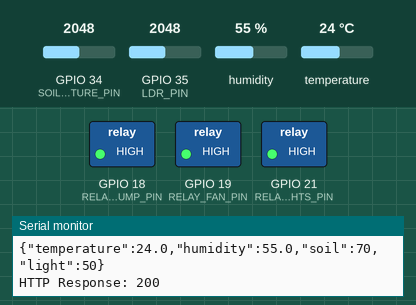
This sketch was run on a simulated ESP32. On the bench: switched loads named in the sketch (green lamp = pin HIGH), the last lines printed to the serial monitor. Inputs (shaded band) come from the test bench; at power-on: temperature 24 °C, GPIO 35 (LDR_PIN) = 2048, GPIO 34 (SOIL_MOISTURE_PIN) = 2048, humidity 55 %. WiFi joins after 1.5 s; servers stay silent unless stated; uploads are accepted with an empty reply.

Above: at 2.7 s.
2.8 s: temperature set to 29 °C
7.2 s: temperature set to 32 °C
At 10.8 s:
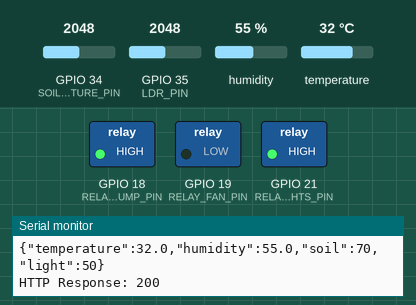
11.5 s: GPIO 35 (LDR_PIN) set to 1263
14.2 s: GPIO 35 (LDR_PIN) set to 1178
At 17.1 s:
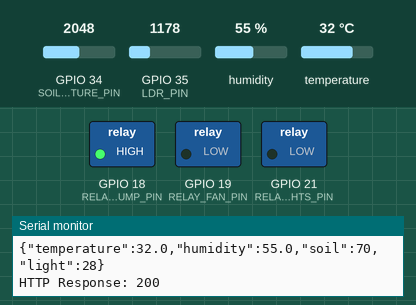
17.5 s: temperature set to 12 °C
At 19.3 s:
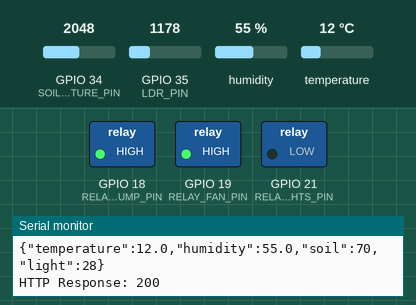
20.2 s: GPIO 34 (SOIL_MOISTURE_PIN) set to 2912
23.2 s: GPIO 34 (SOIL_MOISTURE_PIN) set to 2973
At 24.4 s:
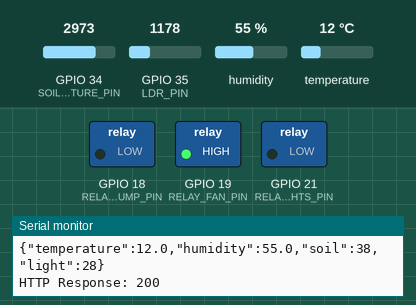
Timing chart, 0 to 26.2 s (numbered marks = the images above; inputs shaded):
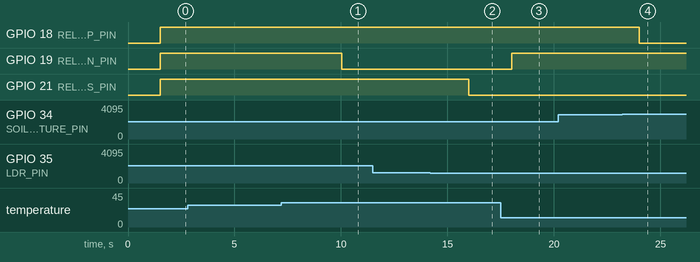

The sketch:

smart_greenhouse.ino
```cpp
#include <Arduino.h>
#include <DHT.h>

#include <WiFi.h>
#include <HTTPClient.h>


// --- Pin Configurations ---
#define DHTPIN 23
#define DHTTYPE DHT11

#define SOIL_MOISTURE_PIN 34  // Analog pin for soil sensor
#define LDR_PIN 35           // Analog pin for light sensor

#define RELAY_PUMP_PIN 18
#define RELAY_FAN_PIN 19
#define RELAY_LIGHTS_PIN 21

// ---------- Wi-Fi Credentials ----------
const char* ssid = "Gaurav";
const char* password = "12345678";

// Flask API URL
const char* serverURL = "http://10.126.217.28:5000/update";
// --- Automation Thresholds ---
const float TEMP_THRESHOLD_HIGH = 30.0; // Turn fan on above 30°C
const int SOIL_THRESHOLD_LOW    = 40;   // Turn pump on below 40%
const int LIGHT_THRESHOLD_LOW   = 30;   // Turn lights on below 30% percentage

// --- Timing Constants ---
const unsigned long POLLING_INTERVAL = 2000; // Poll sensors every 2 seconds
unsigned long lastPollTime = 0;

DHT dht(DHTPIN, DHTTYPE);

// --- Function Declarations ---
void readSensors(float &temp, float &humidity, int &soilMoisture, int &lightIntensity);
void executeAutomationLogic(float temp, int soilMoisture, int lightIntensity);
void sendDataToServer(float temp, float humidity, int soil, int light);

void setup() {
    Serial.begin(115200);

    WiFi.begin(ssid, password);

    Serial.print("Connecting to WiFi");

    while (WiFi.status() != WL_CONNECTED) {
      delay(500);
      Serial.print(".");
    }

Serial.println();
Serial.println("WiFi Connected!");
Serial.print("ESP32 IP Address: ");
Serial.println(WiFi.localIP());

    // Initialize Sensor
    dht.begin();

    // Initialize Actuator Pins as Output
    pinMode(RELAY_PUMP_PIN, OUTPUT);
    pinMode(RELAY_FAN_PIN, OUTPUT);
    pinMode(RELAY_LIGHTS_PIN, OUTPUT);

    //  all actuators are OFF initially
    digitalWrite(RELAY_PUMP_PIN, HIGH);
    digitalWrite(RELAY_FAN_PIN, HIGH);
    digitalWrite(RELAY_LIGHTS_PIN, HIGH);

    Serial.println("Greenhouse Automation System Initialized Successfully.");
}

void loop() {
    unsigned long currentMillis = millis();


    if (currentMillis - lastPollTime >= POLLING_INTERVAL) {
        lastPollTime = currentMillis;

        float temperature = 0.0;
        float humidity = 0.0;
        int soilMoisture = 0;
        int lightIntensity = 0;

        readSensors(temperature, humidity, soilMoisture, lightIntensity);
        executeAutomationLogic(temperature, soilMoisture, lightIntensity);
        if (!isnan(temperature) && !isnan(humidity)){

    sendDataToServer(
        temperature,
        humidity,
        soilMoisture,
        lightIntensity
    );
}
else
{
    Serial.println("DHT read failed. Skipping HTTP request.");
}
    }
}

/**
 * @brief Reads data from environmental sensors and maps analog values to percentages.
 */
void readSensors(float &temp, float &humidity, int &soilMoisture, int &lightIntensity) {
    temp = dht.readTemperature();
    humidity = dht.readHumidity();

    // Read and map Soil Moisture (0-4095 on ESP32 ADC) -> 0% to 100%
    // Note: Calibrate 3500 (dry) and 1500 (wet) values based on your specific sensor hardware
    int rawSoil = analogRead(SOIL_MOISTURE_PIN);
    soilMoisture = map(rawSoil, 4095, 1200, 0, 100);
    soilMoisture = constrain(soilMoisture, 0, 100);

    // Read and map Ambient Light
    int rawLDR = analogRead(LDR_PIN);
    lightIntensity = map(rawLDR, 0, 4095, 0, 100);

    // Error Checking
    if (isnan(temp) || isnan(humidity)) {
        Serial.println("Warning: Failed to read from DHT sensor!");
    }
}

/**
 * @brief Implements automation control loop using active-low relay logic.
 */
void executeAutomationLogic(float temp, int soilMoisture, int lightIntensity) {
    Serial.printf("\n--- Telemetry: Temp: %.1f°C | Soil: %d%% | Light: %d%% ---\n", temp, soilMoisture, lightIntensity);

    // 1. Ventilation Control (Fan)
    if (temp > TEMP_THRESHOLD_HIGH) {
        digitalWrite(RELAY_FAN_PIN, LOW); // Turn ON Fan
        Serial.println("[ACTUATOR] High Temperature Detected! Fan turned ON.");
    } else {
        digitalWrite(RELAY_FAN_PIN, HIGH); // Turn OFF Fan
    }

    // 2. Irrigation Control (Water Pump)
    if (soilMoisture < SOIL_THRESHOLD_LOW) {
        digitalWrite(RELAY_PUMP_PIN, LOW); // Turn ON Pump
        Serial.println("[ACTUATOR] Low Soil Moisture Detected! Irrigation Loop Active.");
    } else {
        digitalWrite(RELAY_PUMP_PIN, HIGH); // Turn OFF Pump
    }

    // 3. Lighting Control (Grow Lights)
    if (lightIntensity < LIGHT_THRESHOLD_LOW) {
        digitalWrite(RELAY_LIGHTS_PIN, LOW); // Turn ON Artificial Lights
        Serial.println("[ACTUATOR] Low Ambient Light Detected! Lighting System Active.");
    } else {
        digitalWrite(RELAY_LIGHTS_PIN, HIGH); // Turn OFF Lights
    }
}

void sendDataToServer(float temp, float humidity, int soil, int light)
{
    if (WiFi.status() == WL_CONNECTED)
    {
        HTTPClient http;

        http.begin(serverURL);

        http.addHeader("Content-Type", "application/json");

        String jsonData = "{";
        jsonData += "\"temperature\":" + String(temp, 1) + ",";
        jsonData += "\"humidity\":" + String(humidity, 1) + ",";
        jsonData += "\"soil\":" + String(soil) + ",";
        jsonData += "\"light\":" + String(light);
        jsonData += "}";


        Serial.println("Sending JSON:");
        Serial.println(jsonData);

        int httpResponseCode = http.POST(jsonData);

        Serial.print("HTTP Response: ");
        Serial.println(httpResponseCode);

        http.end();
    }
    else
    {
        Serial.println("WiFi Disconnected");
    }
}
```

Measured:
- the behaviour switches between 30 and 31 °C on temperature (found by bisection; images 0 and 1)
- the behaviour switches between 1229 and 1228 on GPIO 35 (LDR_PIN) (found by bisection; images 1 and 2)
- the behaviour switches between 2937 and 2938 on GPIO 34 (SOIL_MOISTURE_PIN) (found by bisection; images 3 and 4)
- after the input at 7.2 s, GPIO 19 (RELAY_FAN_PIN): HIGH → LOW after 2.8 s
- after the input at 14.2 s, GPIO 21 (RELAY_LIGHTS_PIN): HIGH → LOW after 1.8 s
- after the input at 17.5 s, GPIO 19 (RELAY_FAN_PIN): LOW → HIGH after 0.52 s
- after the input at 23.2 s, GPIO 18 (RELAY_PUMP_PIN): HIGH → LOW after 0.80 s
